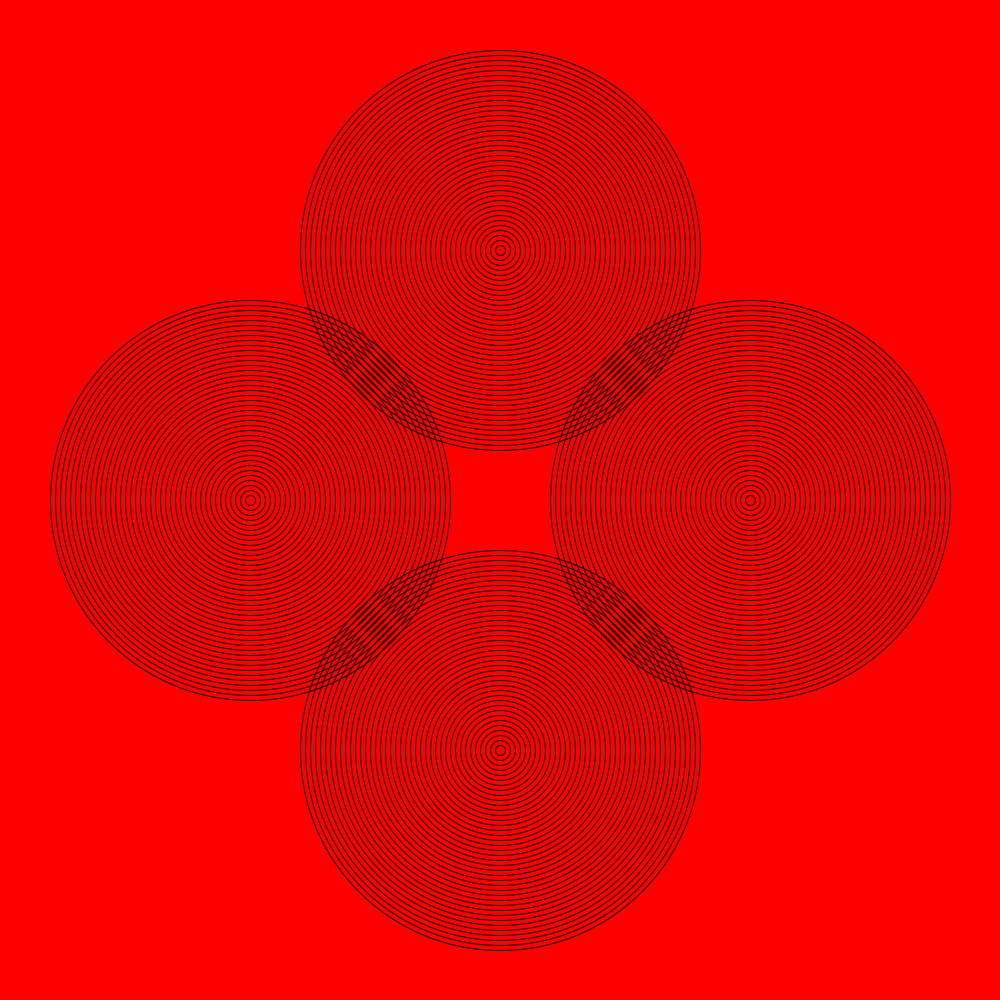
Frame 1 (no input)
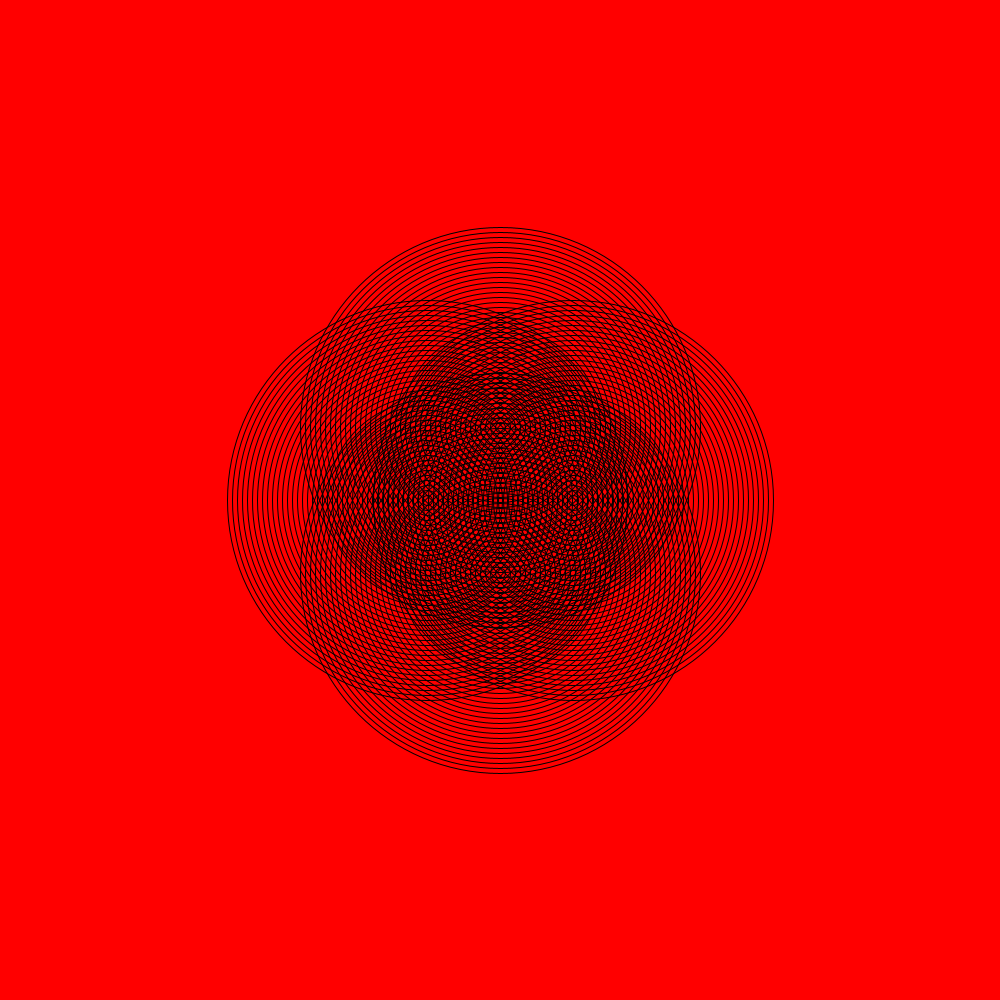
Frame 60 (the mouse pressed at the canvas centre just before this capture)
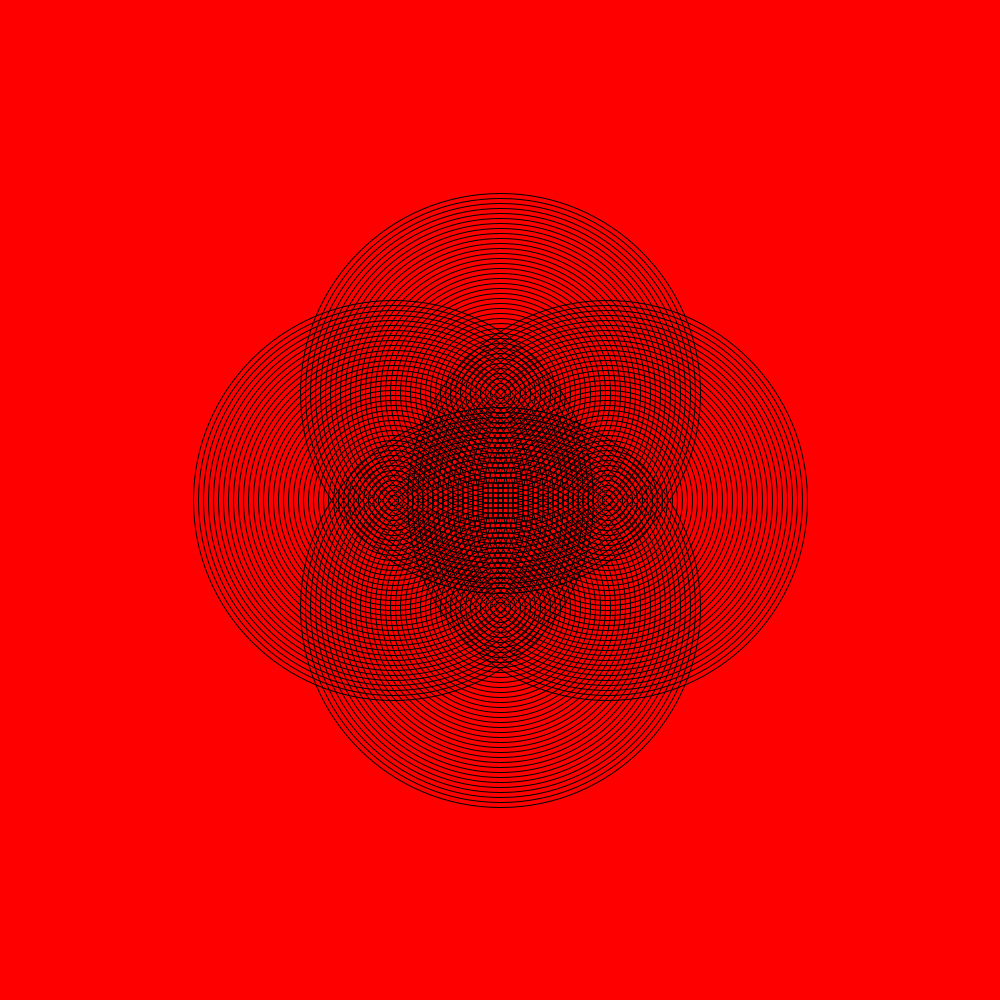
Frame 120 (the mouse held since frame 60 and released just before this capture)

The Processing sketch that drew these frames (run headless with seeded random() and noise(); from frame 60 on, the mouse is pressed at the canvas centre):

// Processing sketch: Amazing_Rings
// ── Amazing_Rings.pde
int x1=250;
int x2=750;
int x=3;
void setup(){
size(1000,1000);
}
void draw(){
  background(255,0,0);
  noFill();
for(int i=400; i>0; i-=10){
  ellipse(x1,500, i, i);
  ellipse(x2,500, i, i);
  ellipse(500,x1, i, i);
  ellipse(500,x2, i, i);
}
x1+=x;
x2-=x;
if(x1>=750){
  x=x*-1;
}
if(x1<=250){
  x=x*-1;
}
}
